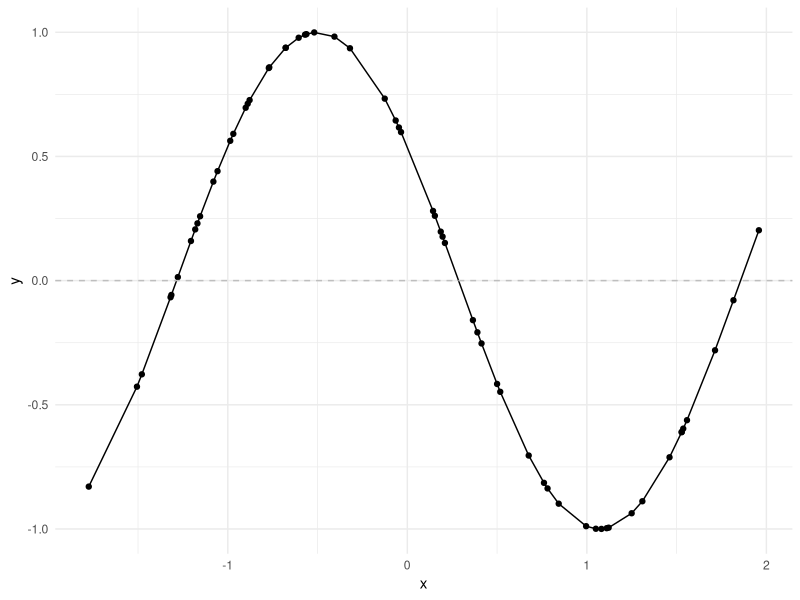
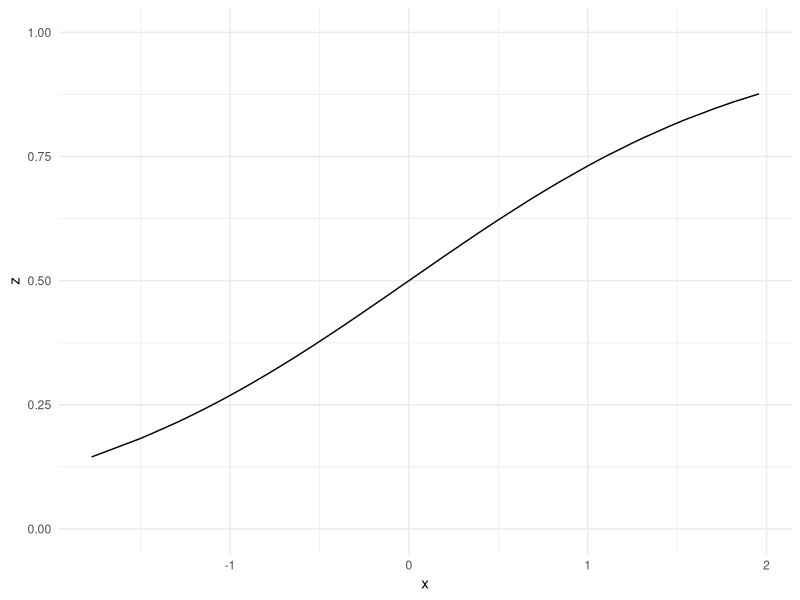
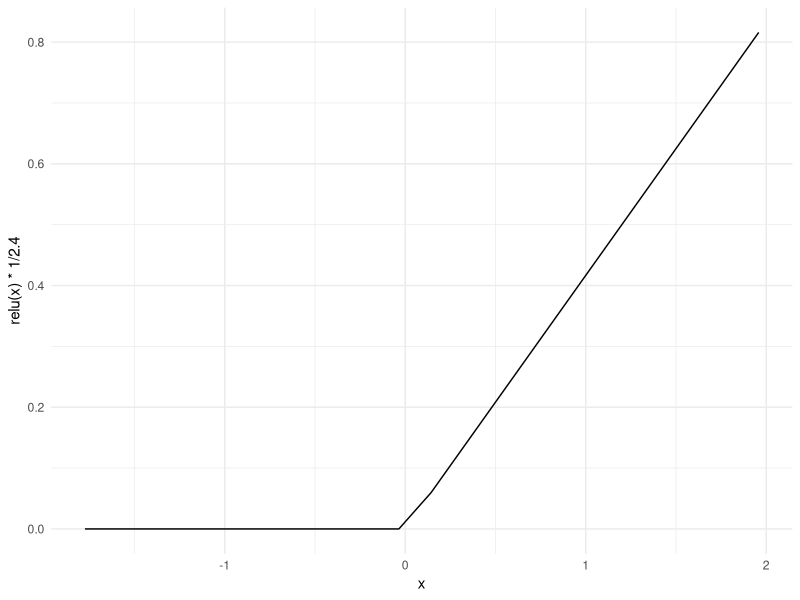
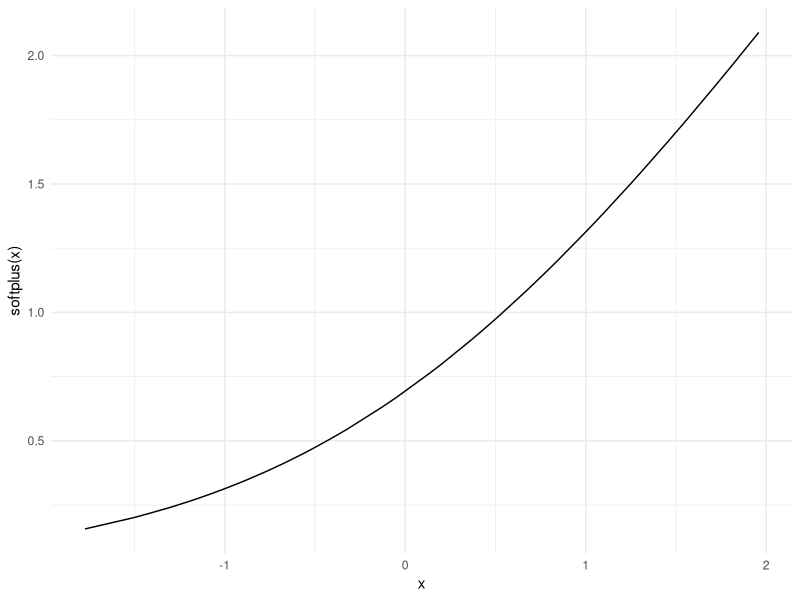
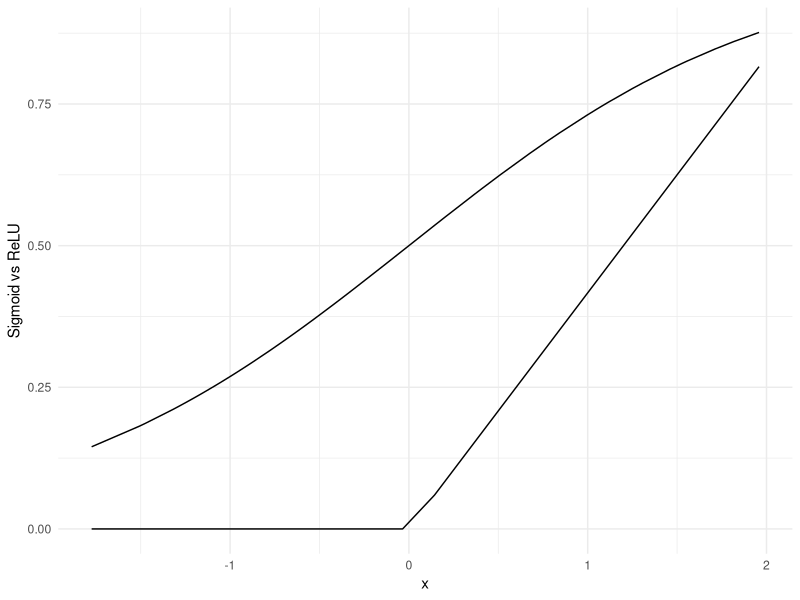
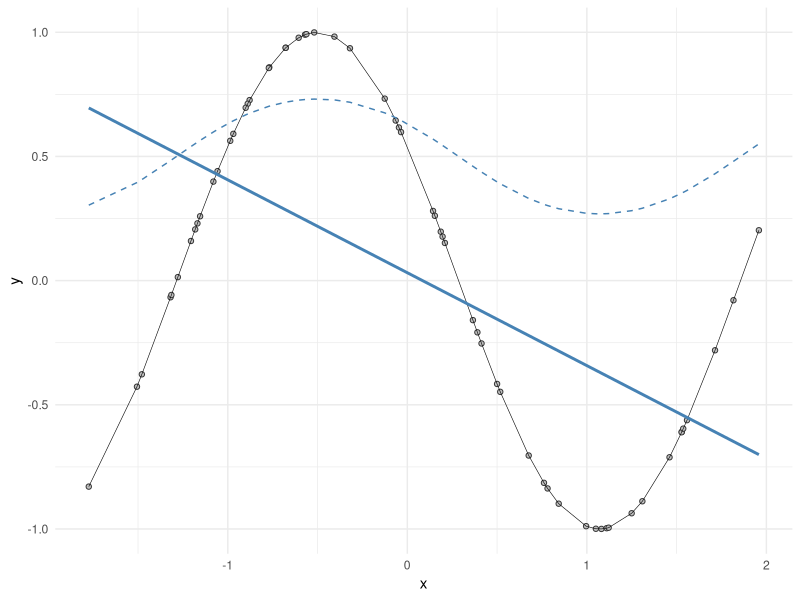
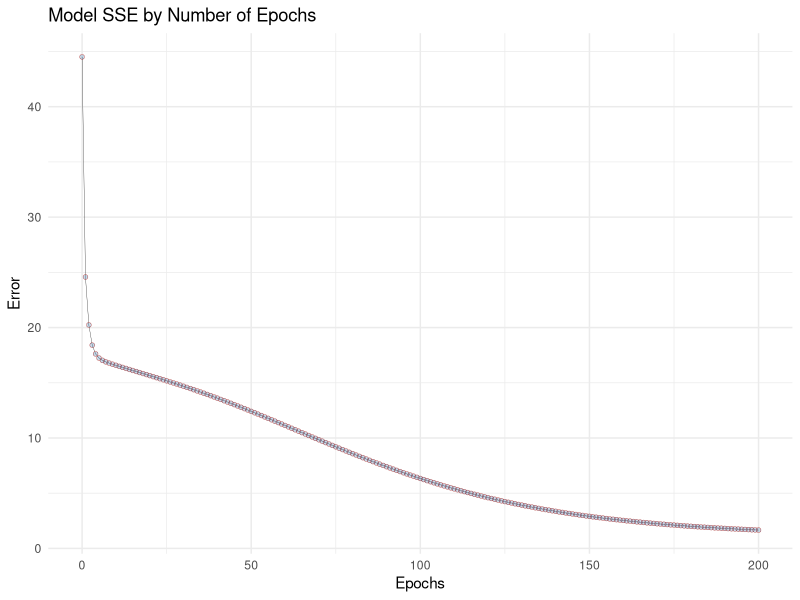
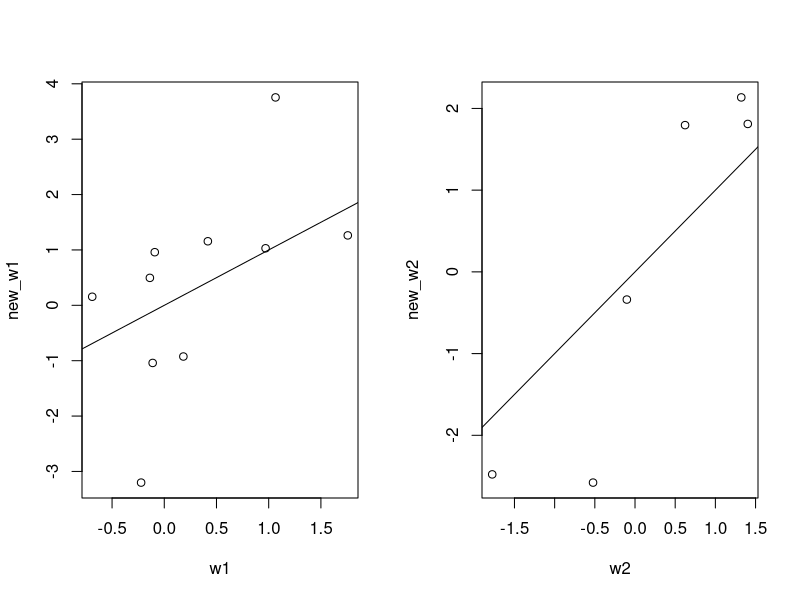

Generate these figures, in order, with R:
## ---- chunk 1
rm(list=ls())
suppressMessages(library(tidyverse))
theme_set(theme_minimal())
## ---- chunk 2
set.seed(100)
x <- runif(60, min=-2, max=2)
## ---- chunk 3
y <- function(x) {
  Y = (cos(2*x + 1))
  return(Y)
}
## ---- chunk 4
#| message: false
#| warning: false
data <- tibble(y=y(x),x)
head(data)
## ---- chunk 5
data %>% summary()
## ---- chunk 6
#| fig-width: 6
#| fig-height: 4
#| fig-cap: "Synthetic Data"
#| fig-align: center
data %>%
  ggplot(aes(x, y)) +
  geom_line() +
  geom_point() +
  geom_hline(yintercept=0, 
             linetype="dashed", color="grey")
## ---- chunk 7
hidden_neurons = 5
## ---- chunk 8
sigmoid <- function(x) {
  z = (1 / (1 + exp(-x)))
  return(z)
}
## ---- chunk 9
relu <- function(x) {
  z = ifelse(x < 0, 0, x)
  return(z)
}
## ---- chunk 10
softplus <- function(x) {
  z = log(1 + exp(x))
  return(z)
}
## ---- chunk 11
#| layout-ncol: 3
#| fig-cap: 
#|   - "Sigmoid function"
#|   - "ReLU function"
#|   - "SoftPlus function"

data %>%
  mutate(z=sigmoid(x)) %>%
  ggplot() +
  geom_line(aes(x, z)) +
  ylim(0, 1)

data %>%
  ggplot() +
  geom_line(aes(x, relu(x) * 1/2.4))

data %>%
  ggplot() +
  geom_line(aes(x, softplus(x)))
## ---- chunk 12
#| fig-cap: "Sigmoid vs ReLU"
#| fig-width: 6
#| fig-height: 4
#| fig-align: center
#| echo: false
data %>%
  ggplot() +
  geom_line(aes(x, sigmoid(x))) +
  # relu resized for comparison
  geom_line(aes(x, relu(x) * 1/2.4))+
  labs(y="Sigmoid vs ReLU")
## ---- chunk 13
w1 = matrix(rnorm(2*hidden_neurons), 
            nrow=hidden_neurons, 
            ncol=2)
w2 = matrix(rnorm(hidden_neurons + 1), 
            nrow=1, 
            ncol=(hidden_neurons + 1))
## ---- chunk 14
#| message: false
#| warning: false
#| fig-cap: "In this figure is shown the attempt of the 'linear' and 'sigmoid' functions to fit our original data. The final model function, able to replicate the original pattern is the result of a continous adaptation and re-calibration of the coeffcients in the model."

data %>%
  ggplot(aes(x, y)) +
  geom_point(shape=21, 
             stroke=0.5, 
             fill="grey", 
             color="grey20") +
  geom_line(linewidth=0.2) +
  geom_smooth(method = "lm", 
              color="steelblue", 
              se=F) +
  geom_line(aes(x, sigmoid(y)), 
            linetype="dashed", 
            color="steelblue")
## ---- chunk 15
feedForward <- function(x, w1, w2, activation) {
  output <- rep(0, length(x))

  for (i in 1:length(x)) {
    a1 = w1 %*% matrix(rbind(1, x[i]), ncol=1)
    z1 = activation(a1)
    a2 = w2 %*% matrix(rbind(1, z1), ncol=1)
    output[i] = a2
  }

  return(output)
}
## ---- chunk 16
derivativeActivation <- function(x) {
  g = (sigmoid(x) * (1 - sigmoid(x)))
  return(g)
}
## ---- chunk 17
modelError <- function(x, y, w1, w2, activation) {
  # Predictions
  preds <- feedForward(x, w1, w2, activation)
  # Error calculation
  SSE <- sum((y - preds) ** 2)
  return (SSE)
}
## ---- chunk 18
backPropagation <- function(x, y, w1, w2, 
                            activation, derivativeActivation) {
  #predicted values
  preds <- feedForward(x, w1, w2, activation) 
  #Derivative of the cost function (first term)
  derivCost <- -2 * (y - preds) 
  #Gradients for the weights
  dW1 <- matrix(0, ncol=2, nrow=nrow(w1)) 
  dW2 <- matrix(rep(0, length(x) * (dim(w2)[2])), nrow=length(x)) 

  # Computing the Gradient for W2
  for (i in 1:length(x)) {
    a1 = w1 %*% matrix(rbind(1, x[i]), ncol=1)
    da2dW2 = matrix(rbind(1, activation(a1)), nrow=1)
    dW2[i,] = derivCost[i] * da2dW2
  }

  # Computing the gradient for W1
  for (i in 1:length(x)) {
    a1 = w1 %*% matrix(rbind(1, x[i]), ncol=1)
    da2da1 = derivativeActivation(a1) * matrix(w2[,-1], ncol=1)
    da2dW1 = da2da1 %*% matrix(rbind(1, x[i]), nrow=1)
    dW1 = dW1 + derivCost[i] * da2dW1
  }

  # Storing gradients for w1, w2 in a list
  gradient <- list(dW1, colSums(dW2))

  return (gradient)
}
## ---- chunk 19
SGD <- function(x, y, w1, w2, activation, derivative, learnRate, epochs) {
  SSEvec <- rep(NA, epochs) # Empty array to store SSE values after each epoch
  SSEvec[1] = modelError(x, y, w1, w2, activation)

  for (j in 1:epochs) {
    for (i in 1:length(x)) {
      gradient <- backPropagation(x[i], y[i], w1, w2, activation, derivative)
      # Adjusting model parameters for a given number of epochs
      w1 <- w1 - learnRate * gradient[[1]]
      w2 <- w2 - learnRate * gradient[[2]]
    }
    SSEvec[j+1] <- modelError(x, y, w1, w2, activation) 
    # Storing SSE values after each iteration
    }
    # Beta vector holding model parameters
    B <- list(w1, w2)
    result <- list(B, SSEvec)
    return(result)
}
## ---- chunk 20
model <- SGD(x, y(x), w1, w2, 
             activation = sigmoid, 
             derivative = derivativeActivation,
             learnRate = 0.01, 
             epochs = 200)
## ---- chunk 21
SSE <- model[[2]]
## ---- chunk 22
model_data <- tibble(x=seq(0, 200, 1), SSE)

ggplot(model_data,aes(x, SSE)) +
  geom_line(linewidth=0.1)+
  geom_point(shape=21, 
             stroke=0.2, 
             fill=alpha("steelblue", 0.3),
             color="brown") +
  labs(title="Model SSE by Number of Epochs",
       x = "Epochs", y = "Error")
## ---- chunk 23
new_w1 <- model[[1]][[1]]
new_w2 <- model[[1]][[2]]
## ---- chunk 24
par(mfrow=c(1,2))
plot(w1,new_w1)
abline(0,1)

plot(w2,new_w2)
abline(0,1)
## ---- chunk 25
y_pred <- feedForward(x, new_w1, new_w2, sigmoid)
## ---- chunk 26
data %>%
  mutate(y_pred=y_pred) %>%
  pivot_longer(cols = c(y, y_pred)) %>%
  ggplot(aes(x, value, group=name, color=name)) +
  geom_point(shape=21, stroke=0.5) +
  geom_line() +
  scale_color_discrete(type = c("steelblue", "red")) +
  labs(title= "Target Response vs. Predictions",
       x="Observations", 
       y="Responses")
